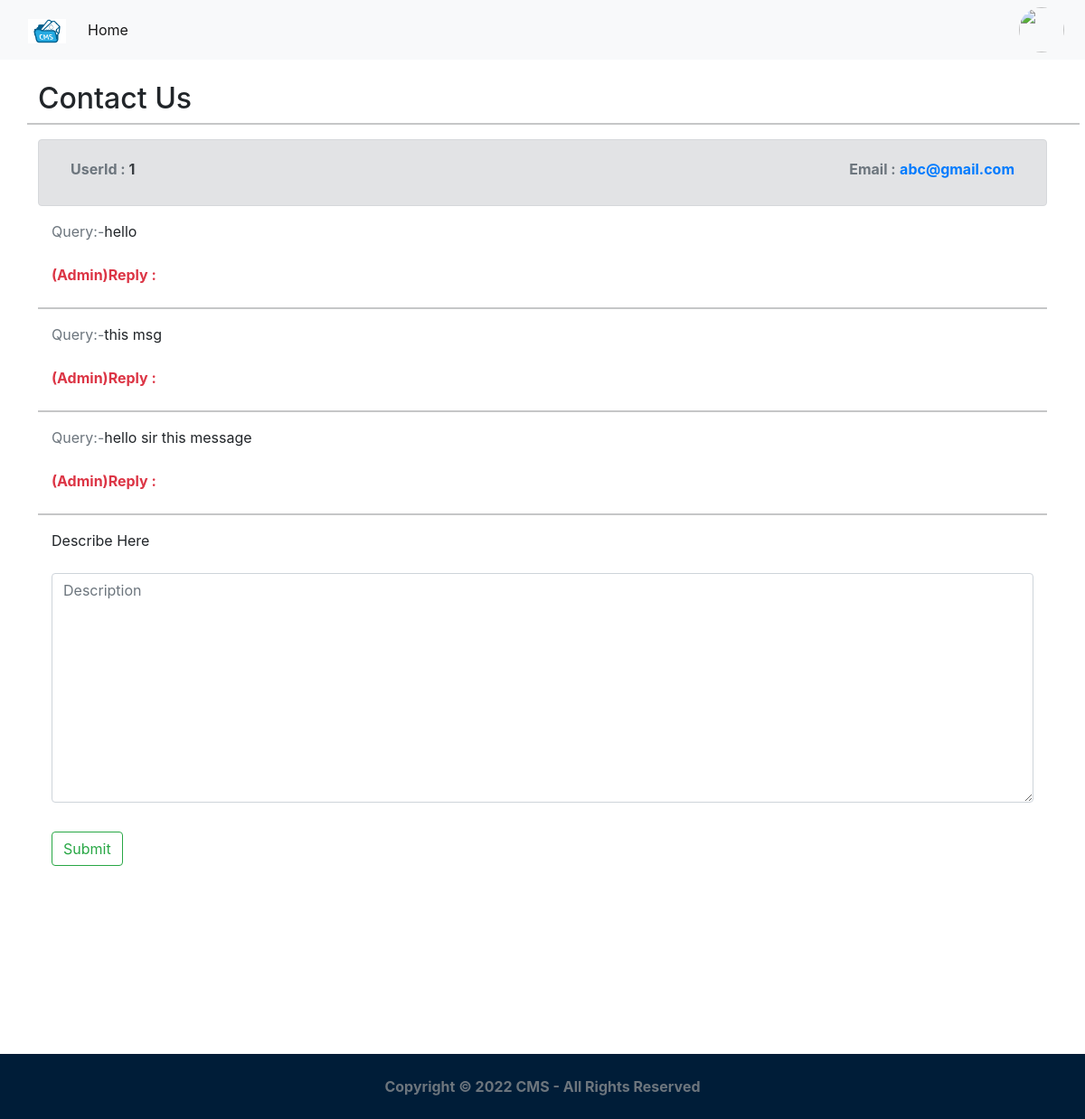
Page /feed/dashboard/contact/ (signed in) on the committed database.
### accounts/models.py (models this page shows, shortened)
class User(AbstractUser):
    picture = models.ImageField(upload_to='profile_pictures', null=True, blank=True)
    full_name = models.CharField(max_length=100, help_text='Help people discover your account by using the name you\'re known by: either your full name, nickname, or business name.')
    email = models.EmailField(unique=True)
    bio = models.TextField(null=True, blank=True, help_text='Provide your personal information, even if the account is used for a business, a pet or something else. This won\'t be a part of your public profile.')
    mobile = models.CharField(max_length=12, null=True, blank=True,unique=True)
    address = models.CharField(max_length=100,null=True,blank=True)
    city = models.CharField(max_length=50,null=True,blank=True)
    gender = models.CharField(max_length=10, choices=GENDER_CHOICES, null=True, blank=True)
    is_private_account = models.BooleanField(default=False)
    created_on = models.DateTimeField(auto_now_add=True)
    first_name = None
    last_name = None
    username = None
    USERNAME_FIELD = 'email'
    REQUIRED_FIELDS = ['full_name']
    objects = CustomUserManager()

### core/models.py (models this page shows, shortened)
class Contact(models.Model):
	email = models.EmailField()
	user=models.ForeignKey(User,on_delete=models.CASCADE)
	description = models.CharField(max_length=200)
	reply=models.CharField(max_length=255)
	created_on = models.DateTimeField(auto_now_add=True)
	updated_on = models.DateTimeField(auto_now=True)
	class Meta:
		ordering = ['-created_on']

### core/views.py (the view, shortened to what this page needs)
# urls.py: path('feed/dashboard/contact/',login_required(ContactView.as_view()),name='contact_view'),
class ContactView(View):
	template_name='core/contact.html'
	form_class=ContactForm
	def get(self,request):
		sendEmail()
		form=self.form_class()
		contact_list=Contact.objects.filter(email=request.user.email).all()[:3]
		context={'form':form,'contact_list':contact_list}
		return render(request,self.template_name,context)

### core/forms.py
class ContactForm(forms.ModelForm):
	class Meta:
		model=Contact
		fields=('email','description',)
		widgets={
				'description':forms.Textarea(attrs={'rows':10,'cols':10,'class':'form-control mt-3','placeholder':'Description'}),
		}

### core/views.py (called while the page is built)
def sendEmail():
	send_mail(
    'Hello',  #subject
    'This email is generating from the Admin of the conference.', #message
    None,  #sender ,None If you declare in settings.
	['toemail.gmail.com'],  #reciver
    fail_silently=False,
	)

### core/templates/core/contact.html (shortened to what this page needs)
{% extends 'core/baseProfile.html' %}
{% load static %}
{% block content %}
    <div class="container my-4"  >
        <div class="row">
            <h2 > Contact Us</h2>
            <hr>
            <form  method='post'>
                <div class="d-flex alert alert-secondary">
                  <div class="my-2 col-5 col-sm-6">
                      <label for="name" ><strong class="text-muted">UserId :</strong><strong> {{request.user.id}}</strong></label>
                  </div>
                  <div class="my-2 col-7 col-sm-6">
                      <label for="name" class="float-end"><strong class="text-muted">Email :</strong> <strong class="text-primary">{{request.user.email}}</strong></label>
                  </div>
              </div>
               {% for obj1 in contact_list %}
                <div class="mb-3 col-sm-8">
                     <label for="name"><span class="text-muted">Query:-</span>{{obj1.description}}</label>
                </div>
                <div class="mb-3 col-sm-8">
                    <label><strong class="text-danger">(Admin)Reply : </strong><strong class="text-muted">{{obj1.reply}}</strong></label>
                </div>
                <hr>
                {% endfor %}
                <div class="mt-3 col-sm-12">
                    <label for="description">Describe Here </label>
                    {{ form.description }}
                </div>
                <div class="my-4 col-sm-8 py-2 ">
                <button type="submit" class="btn btn-outline-success">Submit</button>
                </div>
            </form>
            </div>
        </div>
        <div style="height:19vh;">
    </div>
{% endblock %}

### rows in the picture
User: user.id "1", user.email "abc@gmail.com"
Contact: description "hello"
Contact: description "this msg"
Contact: description "hello sir this message"
